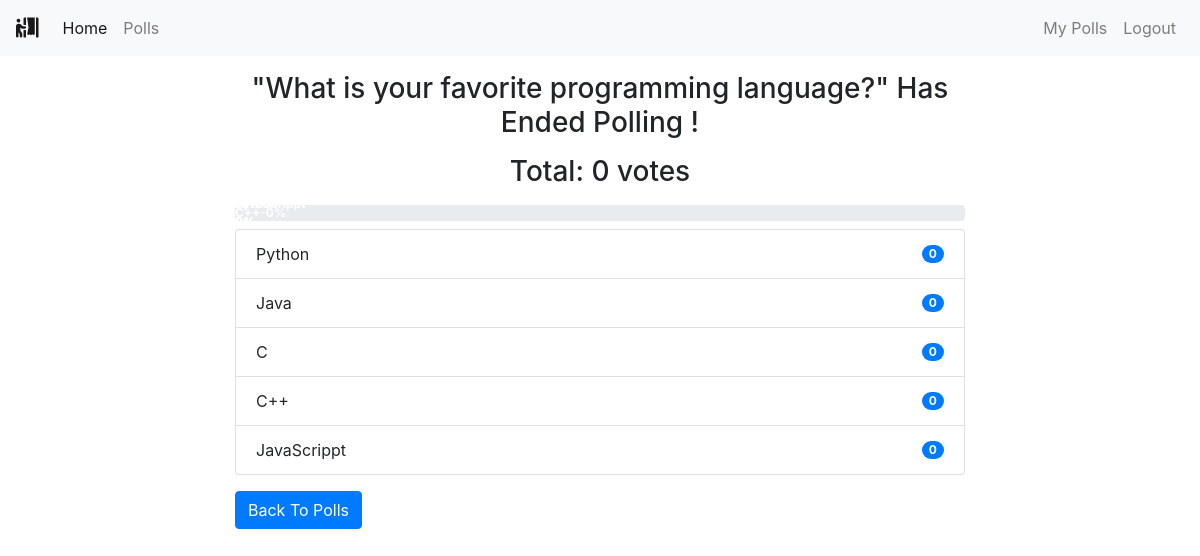
/polls/end/10/ (signed in), run on the app's committed database.
### polls/models.py (models this page shows, shortened)
class Poll(models.Model):
    owner = models.ForeignKey(User, on_delete=models.CASCADE)
    text = models.TextField()
    pub_date = models.DateTimeField(default=timezone.now)
    active = models.BooleanField(default=True)
    @property
    def get_vote_count(self):
        return self.vote_set.count()
    def get_result_dict(self):
        res = []
        for choice in self.choice_set.all():
            d = {}
            alert_class = ['primary', 'secondary', 'success',
                           'danger', 'dark', 'warning', 'info']
            d['alert_class'] = secrets.choice(alert_class)
            d['text'] = choice.choice_text
            d['num_votes'] = choice.get_vote_count
            if not self.get_vote_count:
                d['percentage'] = 0
            else:
                d['percentage'] = (choice.get_vote_count /
                                   self.get_vote_count)*100
            res.append(d)
        return res

class Choice(models.Model):
    poll = models.ForeignKey(Poll, on_delete=models.CASCADE)
    choice_text = models.CharField(max_length=255)
    @property
    def get_vote_count(self):
        return self.vote_set.count()

### polls/views.py (the view)
# urls.py: path('end/<int:poll_id>/', views.endpoll, name='end_poll'),
@login_required
def endpoll(request, poll_id):
    poll = get_object_or_404(Poll, pk=poll_id)
    if request.user != poll.owner:
        return redirect('home')
    if poll.active is True:
        poll.active = False
        poll.save()
        return render(request, 'polls/poll_result.html', {'poll': poll})
    else:
        return render(request, 'polls/poll_result.html', {'poll': poll})

### polls/templates/polls/poll_result.html
{% extends 'base.html' %}
{% block content %}
<div class="container">
    {% if messages %}
    <div class="messages">
        {% for message in messages %}
        <div {% if message.tags %} class="{{ message.tags }}" {% endif %}>{{ message }}
            <button type="button" class="close" data-dismiss="alert" aria-label="Close">
                <span aria-hidden="true">&times;</span>
            </button>
        </div>
        {% endfor %}
    </div>
    {% else %}
    <div class="row">
        <div class="col-md-8 offset-sm-2">
            {% if poll.active %}
            <h3 class="mt-3 mb-3 text-center">Result for: {{ poll.text }}</h3>
            {% else %}
            <h3 class="mt-3 mb-3 text-center">"{{ poll.text }}" Has Ended Polling !</h3>
            {% endif %}
            <h3 class="mb-2 text-center">Total: {{ poll.get_vote_count }} votes</h3>
            <div class="progress mt-3 mb-2">
                {% for choice in poll.get_result_dict %}
                <div class="progress-bar bg-{{ choice.alert_class }}" role="progressbar" style="width: {{ choice.percentage }}%;" aria-valuenow="30" aria-valuemin="0" aria-valuemax="100"><b>
                        {{choice.text|truncatewords:2}}-{{choice.percentage|floatformat}}%</b>
                </div>
                {% endfor %}
            </div>
            <ul class="list-group">
                {% for choice in poll.choice_set.all %}
                <li class="list-group-item d-flex justify-content-between align-items-center">
                    {{ choice.choice_text }}
                    <span class="badge badge-primary badge-pill">{{ choice.get_vote_count }}</span>
                </li>
                {% endfor %}
            </ul>
            {% endif %}
            <a class="btn btn-primary mt-3" href="{% url 'polls:list' %}" role="button">Back To Polls</a>
        </div>
    </div>
</div>
{% endblock content %}

### templates/base.html (shortened to what this page needs)
{% load static %}
<!DOCTYPE html>
<html lang="en">
<head>
    <link rel="stylesheet" href="https://maxcdn.bootstrapcdn.com/bootstrap/4.0.0/css/bootstrap.min.css"
>
    <link rel="stylesheet" href="https://use.fontawesome.com/releases/v5.6.3/css/all.css"
>
</head>
<body>
    {% include 'includes/navbar.html' %}
    {% block content %}
    {% endblock content %}
</body>
</html>

### templates/includes/navbar.html (shortened to what this page needs)
<nav class="navbar navbar-expand-sm navbar-light bg-light">
    <a class="navbar-brand" href="{% url 'home' %}"><i class="fas fa-person-booth"></i></a>
    <div class="collapse navbar-collapse" id="collapsibleNavId">
        <ul class="navbar-nav mr-auto mt-2 mt-lg-0">
            <li class="nav-item active">
                <a class="nav-link" href="{% url 'home' %}">Home <span class="sr-only">(current)</span></a>
            </li>
            {% if request.user.is_authenticated %}
            <li class="nav-item">
                <a class="nav-link" href="{% url 'polls:list' %}">Polls</a>
            </li>
            {% endif %}
        </ul>
        <div class="navbar-nav ml-auto">
            {% if request.user.is_authenticated %}
            <a class="nav-link" href="{% url 'polls:list_by_user' %}">My Polls</a>
            <a class="nav-link" href="{% url 'accounts:logout' %}">Logout</a>
            {% else %}
            <a class="nav-link" href="{% url 'accounts:login' %}">Login</a>
            <a class="nav-link" href="{% url 'accounts:register' %}">Register</a>
            {% endif %}
        </div>
    </div>
</nav>

### data on the page
Poll: text "What is your favorite programming language?", get_vote_count "0"
Choice: text "C++", choice_text "C++", get_vote_count "0"
Choice: choice_text "Python", get_vote_count "0"
Choice: choice_text "Java", get_vote_count "0"
Choice: choice_text "C", get_vote_count "0"
Choice: choice_text "JavaScrippt", get_vote_count "0"

### other printed values
{{ choice.percentage|floatformat }} "0"
